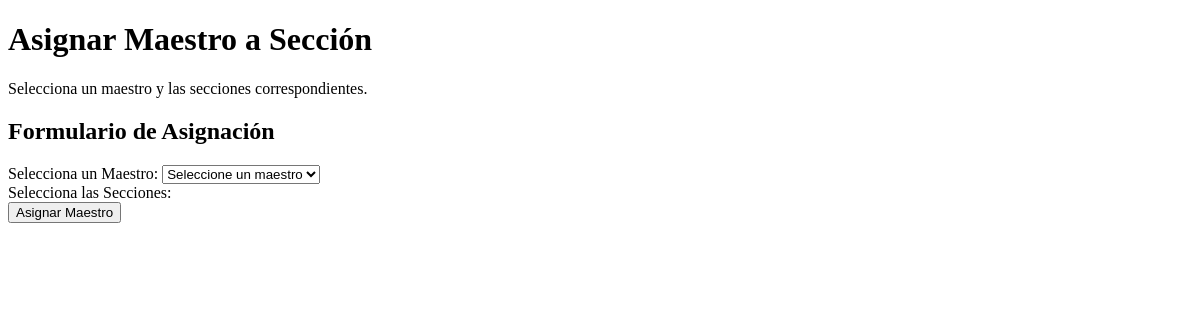
Page /assign_teacher on the earlier database version.
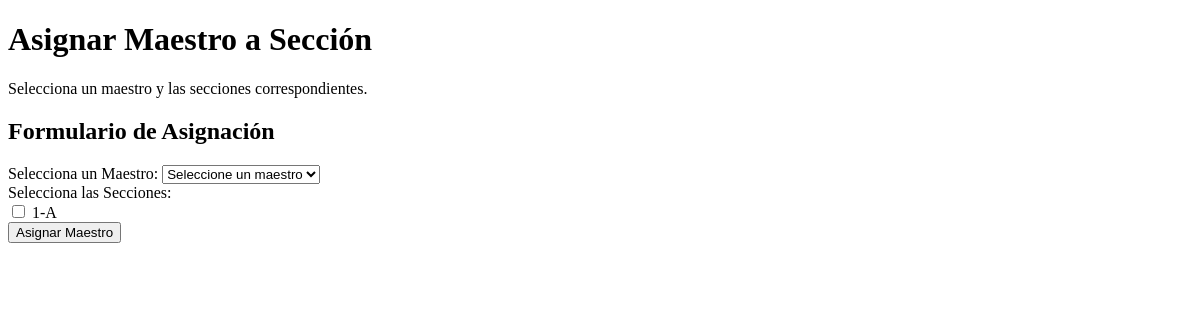
Same page on the later database version.
### models.py (models this page shows)
class Section(db.Model):
    id = db.Column(db.Integer, primary_key=True)
    name = db.Column(db.String(100), nullable=False)

### app.py (the view, shortened to what this page needs)
@app.route('/assign_teacher', methods=['GET', 'POST'])
def assign_teacher():
    teachers = Teacher.query.all()
    sections = Section.query.all()
    return render_template('assign_teacher.html', teachers=teachers, sections=sections)

### templates/assign_teacher.html (shortened to what this page needs)
<!DOCTYPE html>
<html lang="es">
<head>
    <link href="https://cdn.tailwindcss.com" rel="stylesheet">
</head>
<body class="bg-gray-100">
    <header class="p-6 bg-blue-700 text-white shadow-lg">
        <h1 class="text-4xl">Asignar Maestro a Sección</h1>
        <p class="mt-2 text-lg">Selecciona un maestro y las secciones correspondientes.</p>
    </header>
    <main class="p-8">
        <form action="{{ url_for('assign_teacher') }}" method="POST" class="bg-white p-8 rounded-lg shadow-lg">
            <h2 class="text-3xl font-semibold mb-6">Formulario de Asignación</h2>
            <div class="mb-6">
                <label class="block mb-2 text-lg font-medium">Selecciona un Maestro:</label>
                <select name="teacher_id" class="border rounded p-3 w-full" required>
                    <option value="">Seleccione un maestro</option>
                </select>
            </div>
            <div class="mb-6">
                <label class="block mb-2 text-lg font-medium">Selecciona las Secciones:</label>
                {% for section in sections %}
                    <div class="flex items-center mb-2">
                        <input type="checkbox" name="section_ids" value="{{ section.id }}" class="mr-2">
                        <label class="text-lg">{{ section.name }}</label>
                    </div>
                {% endfor %}
            </div>
            <button type="submit" class="bg-blue-600 text-white rounded p-3 mt-4 hover:bg-blue-700 transition transform hover:scale-105">
                Asignar Maestro
            </button>
        </form>
    </main>
</body>
</html>

Differences in the rows shown:
added Section: name "1-A"
